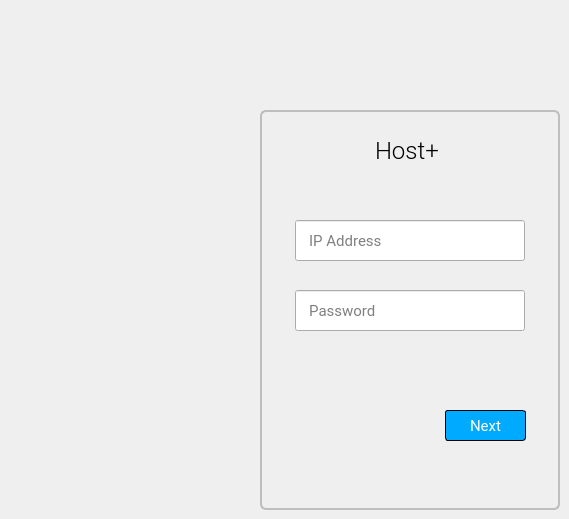
    <widget class="QWidget" name="login">
     <widget class="QFrame" name="frame">
      <property name="geometry">
       <rect>
        <x>260</x>
        <y>110</y>
        <width>300</width>
        <height>400</height>
       </rect>
      </property>
      <property name="styleSheet">
       <string notr="true">QFrame#frame{
	border-style: solid;
	border-width: 2px;
	border-radius: 6px;
	border-color: rgb(190, 190, 190);	
}

</string>
      </property>
      <property name="frameShape">
       <enum>QFrame::StyledPanel</enum>
      </property>
      <property name="frameShadow">
       <enum>QFrame::Raised</enum>
      </property>
      <widget class="QLabel" name="label">
       <property name="geometry">
        <rect>
         <x>115</x>
         <y>30</y>
         <width>70</width>
         <height>20</height>
        </rect>
       </property>
       <property name="font">
        <font>
         <family>Roboto Light</family>
         <pointsize>18</pointsize>
         <weight>50</weight>
         <italic>false</italic>
         <bold>false</bold>
        </font>
       </property>
       <property name="text">
        <string>Host+</string>
       </property>
      </widget>
      <widget class="QLineEdit" name="lineEditIP">
       <property name="geometry">
        <rect>
         <x>35</x>
         <y>110</y>
         <width>230</width>
         <height>41</height>
        </rect>
       </property>
       <property name="font">
        <font>
         <family>Roboto</family>
         <pointsize>11</pointsize>
        </font>
       </property>
       <property name="placeholderText">
        <string>   IP Address</string>
       </property>
      </widget>
      <widget class="QLineEdit" name="lineEditPassword">
       <property name="geometry">
        <rect>
         <x>35</x>
         <y>180</y>
         <width>230</width>
         <height>41</height>
        </rect>
       </property>
       <property name="font">
        <font>
         <family>Roboto</family>
         <pointsize>11</pointsize>
        </font>
       </property>
       <property name="placeholderText">
        <string>   Password</string>
       </property>
      </widget>
      <widget class="QPushButton" name="nextButton">
       <property name="geometry">
        <rect>
         <x>185</x>
         <y>300</y>
         <width>81</width>
         <height>31</height>
        </rect>
       </property>
       <property name="palette">
        <palette>
         <active>
          <colorrole role="WindowText">
           <brush brushstyle="SolidPattern">
            <color alpha="255">
             <red>255</red>
             <green>255</green>
             <blue>255</blue>
            </color>
           </brush>
          </colorrole>
          <colorrole role="Button">
           <brush brushstyle="SolidPattern">
            <color alpha="255">
             <red>0</red>
             <green>170</green>
             <blue>255</blue>
            </color>
           </brush>
          </colorrole>
          <colorrole role="Text">
           <brush brushstyle="SolidPattern">
            <color alpha="255">
             <red>255</red>
             <green>255</green>
             <blue>255</blue>
            </color>
           </brush>
          </colorrole>
          <colorrole role="ButtonText">
           <brush brushstyle="SolidPattern">
            <color alpha="255">
             <red>255</red>
             <green>255</green>
             <blue>255</blue>
            </color>
           </brush>
          </colorrole>
          <colorrole role="Base">
           <brush brushstyle="SolidPattern">
            <color alpha="255">
             <red>0</red>
             <green>170</green>
             <blue>255</blue>
            </color>
           </brush>
          </colorrole>
          <colorrole role="Window">
           <brush brushstyle="SolidPattern">
            <color alpha="255">
             <red>0</red>
             <green>170</green>
             <blue>255</blue>
            </color>
           </brush>
          </colorrole>
         </active>
         <inactive>
          <colorrole role="WindowText">
           <brush brushstyle="SolidPattern">
            <color alpha="255">
             <red>255</red>
             <green>255</green>
             <blue>255</blue>
            </color>
           </brush>
          </colorrole>
          <colorrole role="Button">
           <brush brushstyle="SolidPattern">
            <color alpha="255">
             <red>0</red>
             <green>170</green>
             <blue>255</blue>
            </color>
           </brush>
          </colorrole>
          <colorrole role="Text">
           <brush brushstyle="SolidPattern">
            <color alpha="255">
             <red>255</red>
             <green>255</green>
             <blue>255</blue>
            </color>
           </brush>
          </colorrole>
          <colorrole role="ButtonText">
           <brush brushstyle="SolidPattern">
            <color alpha="255">
             <red>255</red>
             <green>255</green>
             <blue>255</blue>
            </color>
           </brush>
          </colorrole>
          <colorrole role="Base">
           <brush brushstyle="SolidPattern">
            <color alpha="255">
             <red>0</red>
             <green>170</green>
             <blue>255</blue>
            </color>
           </brush>
          </colorrole>
          <colorrole role="Window">
           <brush brushstyle="SolidPattern">
            <color alpha="255">
             <red>0</red>
             <green>170</green>
             <blue>255</blue>
            </color>
           </brush>
          </colorrole>
         </inactive>
         <disabled>
          <colorrole role="WindowText">
           <brush brushstyle="SolidPattern">
            <color alpha="255">
             <red>255</red>
             <green>255</green>
             <blue>255</blue>
            </color>
           </brush>
          </colorrole>
          <colorrole role="Button">
           <brush brushstyle="SolidPattern">
            <color alpha="255">
             <red>0</red>
             <green>170</green>
             <blue>255</blue>
            </color>
           </brush>
          </colorrole>
          <colorrole role="Text">
           <brush brushstyle="SolidPattern">
            <color alpha="255">
             <red>255</red>
             <green>255</green>
             <blue>255</blue>
            </color>
           </brush>
          </colorrole>
          <colorrole role="ButtonText">
           <brush brushstyle="SolidPattern">
            <color alpha="255">
             <red>255</red>
             <green>255</green>
             <blue>255</blue>
            </color>
           </brush>
          </colorrole>
          <colorrole role="Base">
           <brush brushstyle="SolidPattern">
            <color alpha="255">
             <red>0</red>
             <green>170</green>
             <blue>255</blue>
            </color>
           </brush>
          </colorrole>
          <colorrole role="Window">
           <brush brushstyle="SolidPattern">
            <color alpha="255">
             <red>0</red>
             <green>170</green>
             <blue>255</blue>
            </color>
           </brush>
          </colorrole>
         </disabled>
        </palette>
       </property>
       <property name="font">
        <font>
         <family>Roboto</family>
         <pointsize>11</pointsize>
        </font>
       </property>
       <property name="styleSheet">
        <string notr="true">QPushButton#nextButton
{
	color: rgb(255, 255, 255);
	button-text:white;
	background-color: rgb(0, 170, 255);
	border-style: solid;
	border-radius: 3px;
	border-color: black;
	border-width: 1.25px;
}</string>
       </property>
       <property name="text">
        <string>Next</string>
       </property>
      </widget>
      <widget class="QLabel" name="labelFailIP">
       <property name="geometry">
        <rect>
         <x>37</x>
         <y>90</y>
         <width>221</width>
         <height>20</height>
        </rect>
       </property>
       <property name="font">
        <font>
         <family>Roboto</family>
         <pointsize>9</pointsize>
        </font>
       </property>
       <property name="styleSheet">
        <string notr="true">color: rgb(255, 0, 0)</string>
       </property>
       <property name="text">
        <string/>
       </property>
      </widget>
      <widget class="QLabel" name="labelFailPassword">
       <property name="geometry">
        <rect>
         <x>37</x>
         <y>160</y>
         <width>221</width>
         <height>20</height>
        </rect>
       </property>
       <property name="font">
        <font>
         <family>Roboto</family>
         <pointsize>9</pointsize>
        </font>
       </property>
       <property name="styleSheet">
        <string notr="true">color: rgb(255, 0, 0)</string>
       </property>
       <property name="text">
        <string/>
       </property>
      </widget>
     </widget>
    </widget>
